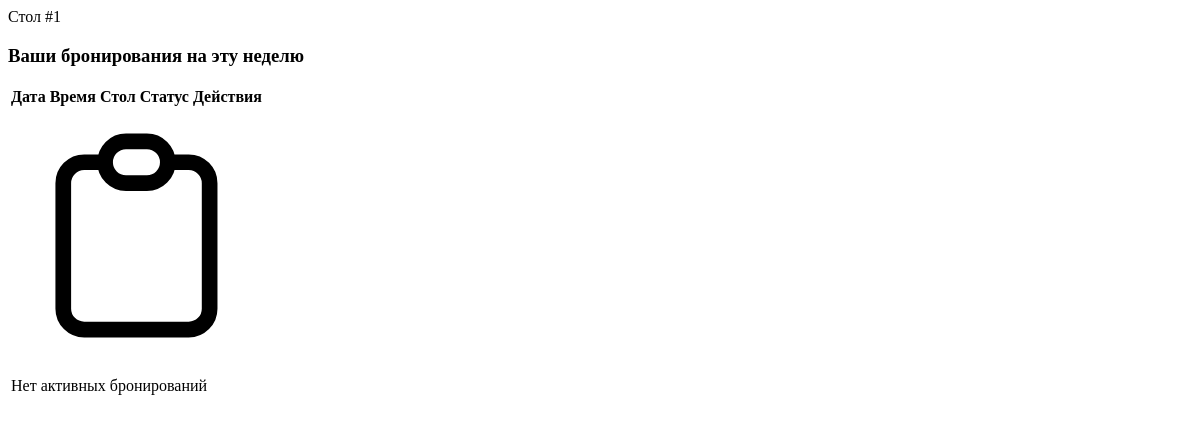
Before: /bookings/week/ with the older database file.
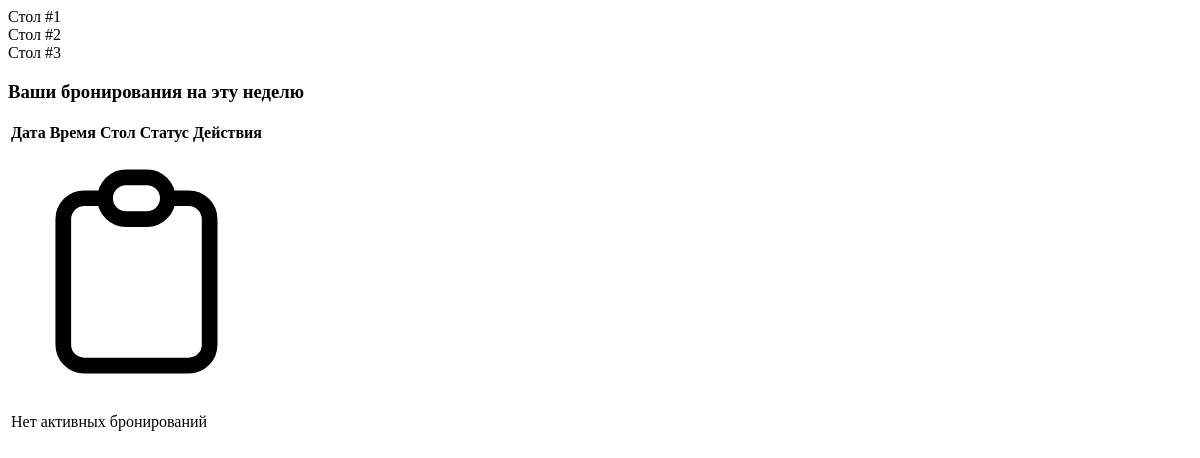
After: the same page with the newer database file.
### bookings/models.py (models this page shows, shortened)
class Table(models.Model):
    number = models.PositiveIntegerField(unique=True, verbose_name="Номер стола")
    table_type = models.ForeignKey(TableType, on_delete=models.PROTECT, verbose_name="Тип стола")
    is_active = models.BooleanField(default=True, verbose_name="Активен")
    description = models.TextField(blank=True, verbose_name="Дополнительное описание")
    class Meta:
        verbose_name = "Стол"
        verbose_name_plural = "Столы"
        ordering = ['number']

### bookings/views.py (the view)
# urls.py: path('week/', views.week_view, name='week_view'),
@require_GET
def week_view(request):
    selected_date = date.fromisoformat(request.GET.get('date', date.today().isoformat()))
    table_filter = request.GET.get('table', 'all')
    status_filter = request.GET.get('status', 'all')
    start_of_week = selected_date - timedelta(days=selected_date.weekday())
    days_of_week = [start_of_week + timedelta(days=i) for i in range(7)]
    tables = Table.objects.filter(is_active=True).order_by('number')
    if table_filter != 'all':
        tables = tables.filter(id=table_filter)
    bookings = Booking.objects.filter(
        timeslot__start_time__date__range=(start_of_week, days_of_week[-1])
    )
    if status_filter != 'all':
        bookings = bookings.filter(status=status_filter)
    week_schedule = {}
    for table in tables:
        for day in days_of_week:
            day_slots = TimeSlot.objects.filter(
                table=table,
                start_time__date=day,
                is_available=True,
                is_blocked=False
            )
            day_bookings = bookings.filter(timeslot__in=day_slots).order_by('timeslot__start_time')
            week_schedule[(table.id, day)] = day_bookings
    return render(request, "bookings/week_view.html", {
        "tables": tables,
        "days_of_week": days_of_week,
        "week_schedule": week_schedule,
        "start_of_week": start_of_week,
        "status_filter": status_filter,
    })

### templates/bookings/week_view.html (shortened to what this page needs)
<div class="week-slots min-w-[700px]">
    {% for table in tables %}
    <div class="grid grid-cols-8 gap-2 mb-2">
        <div class="font-medium">Стол #{{ table.number }}</div>
    </div>
    {% endfor %}
</div>
<div class="mt-8 overflow-x-auto">
    <h3 class="text-lg font-medium mb-4">Ваши бронирования на эту неделю</h3>
    {% include 'bookings/bookings_table.html' with bookings=week_bookings %}
</div>

### templates/bookings/bookings_table.html
{% load custom_tags %}
<div class="overflow-hidden shadow ring-1 ring-black ring-opacity-5 rounded-lg">
  <table class="min-w-full divide-y divide-gray-300">
    <thead class="bg-gray-50">
      <tr>
        <th scope="col" class="px-4 py-3 text-left text-xs font-medium text-gray-500 uppercase tracking-wider">Дата</th>
        <th scope="col" class="px-4 py-3 text-left text-xs font-medium text-gray-500 uppercase tracking-wider">Время</th>
        <th scope="col" class="px-4 py-3 text-left text-xs font-medium text-gray-500 uppercase tracking-wider">Стол</th>
        <th scope="col" class="px-4 py-3 text-left text-xs font-medium text-gray-500 uppercase tracking-wider">Статус</th>
        <th scope="col" class="px-4 py-3 text-left text-xs font-medium text-gray-500 uppercase tracking-wider">Действия</th>
      </tr>
    </thead>
    <tbody class="bg-white divide-y divide-gray-200">
      {% if bookings %}
        {% for booking in bookings %}
          <tr class="hover:bg-gray-50">
            <td class="px-4 py-4 whitespace-nowrap text-sm text-gray-900">
              {{ booking.start_time|date:"d.m.Y"|default:"-" }}
            </td>
            <td class="px-4 py-4 whitespace-nowrap text-sm text-gray-500">
              {{ booking.start_time|date:"H:i"|default:"-" }} - {{ booking.end_time|date:"H:i"|default:"-" }}
            </td>
            <td class="px-4 py-4 whitespace-nowrap text-sm text-gray-900">
              {% if booking.table %}
                Стол #{{ booking.table.number|default:"-" }}
              {% else %}
                -
              {% endif %}
            </td>
            <td class="px-4 py-4 whitespace-nowrap">
              <span class="px-2 py-1 inline-flex text-xs leading-5 font-semibold rounded-full
                {% if booking.status == 'confirmed' %}bg-green-100 text-green-800
                {% elif booking.status == 'pending' %}bg-yellow-100 text-yellow-800
                {% elif booking.status == 'cancelled' %}bg-red-100 text-red-800
                {% else %}bg-gray-100 text-gray-800{% endif %}">
                {{ booking.get_status_display|default:"Неизвестно" }}
              </span>
            </td>
            <td class="px-4 py-4 whitespace-nowrap text-sm font-medium">
              {% include 'bookings/bookings_action.html' with booking=booking %}
            </td>
          </tr>
        {% endfor %}
      {% else %}
        <tr>
          <td colspan="5" class="px-4 py-6 text-center text-sm text-gray-500">
            <div class="flex flex-col items-center justify-center">
              <svg class="w-12 h-12 text-gray-400" fill="none" stroke="currentColor" viewBox="0 0 24 24">
                <path stroke-linecap="round" stroke-linejoin="round" stroke-width="1.5" d="M9 5H7a2 2 0 00-2 2v12a2 2 0 002 2h10a2 2 0 002-2V7a2 2 0 00-2-2h-2M9 5a2 2 0 002 2h2a2 2 0 002-2M9 5a2 2 0 012-2h2a2 2 0 012 2"></path>
              </svg>
              <p class="mt-2">Нет активных бронирований</p>
            </div>
          </td>
        </tr>
      {% endif %}
    </tbody>
  </table>
</div>

Changed rows visible on the page:
added Table: number "2"
added Table: number "3"
